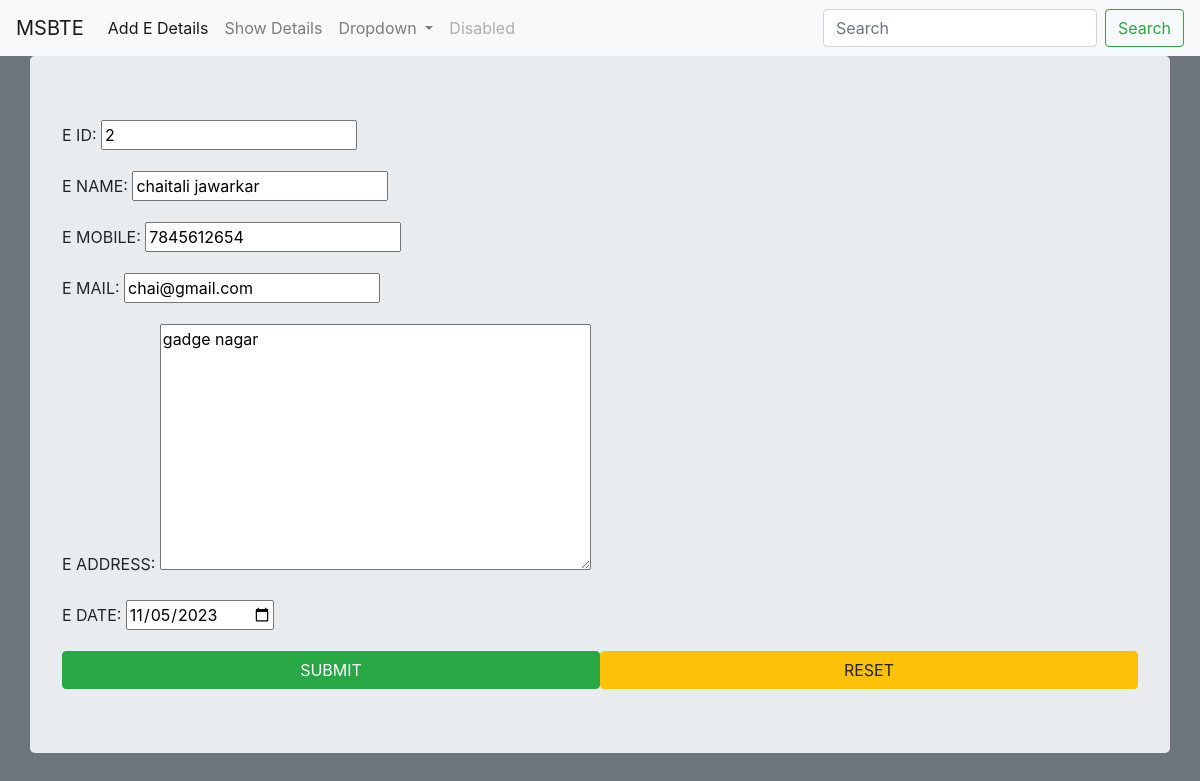
The page /a1/up/2/ on the database its author committed.
### CRUD_APP/models.py (models this page shows)
class Order(models.Model):
    eid = models.IntegerField()
    ename = models.CharField(max_length=50)
    emobile = models.CharField(max_length=12)
    email = models.EmailField()
    eaddress = models.CharField(max_length=200)
    edate = models.DateField()

### CRUD_APP/views.py (the view)
# urls.py: path('up/<int:upk>/', views.update_view, name='update_url'),
def update_view(request, upk):
    print(upk)
    obj = Order.objects.get(eid=upk)
    form = OrderForm(instance = obj)
    if request.method == 'POST':
        form = OrderForm(data=request.POST , instance = obj)
        if form.is_valid():
            form.save()
            return redirect('show_urls')
    template_name = 'CRUD_APP/add.html'
    context = {'form': form}
    return render(request,template_name,context)

### CRUD_APP/forms.py
class OrderForm(forms.ModelForm):
    class Meta:
        model = Order
        fields = '__all__'
        labels = {
            'eid':'E ID',
            'ename':'E NAME',
            'emobile':'E MOBILE',
            'email':'E MAIL',
            'eaddress':'E ADDRESS',
            'edate':'E DATE'
        }
        widgets = {
            'edate': forms.DateInput(attrs={'type':'date'}),
            'eaddress': forms.Textarea()
        }

### templates/CRUD_APP/add.html (shortened to what this page needs)
{% extends "layout.html" %}
{% load crispy_forms_tags %}
{% block content %}
<div class="container jumbotron">
  <form method="post">
    {{form.as_p}}
    <input type="submit" value="SUBMIT" class="btn btn-success col-6">
    <input type="reset" value="RESET" class="btn btn-warning col-6 float-right"
  </form>
  </div>
{% endblock %}

### rows shown on the page
Order: eid "2", ename "chaitali jawarkar", emobile "7845612654", email "chai@gmail.com", eaddress "gadge nagar", edate "11/05/2023"
